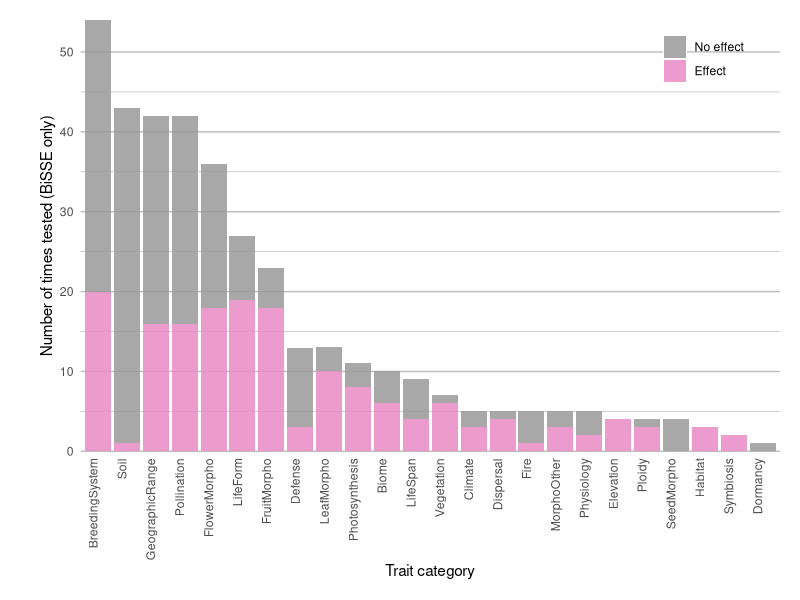
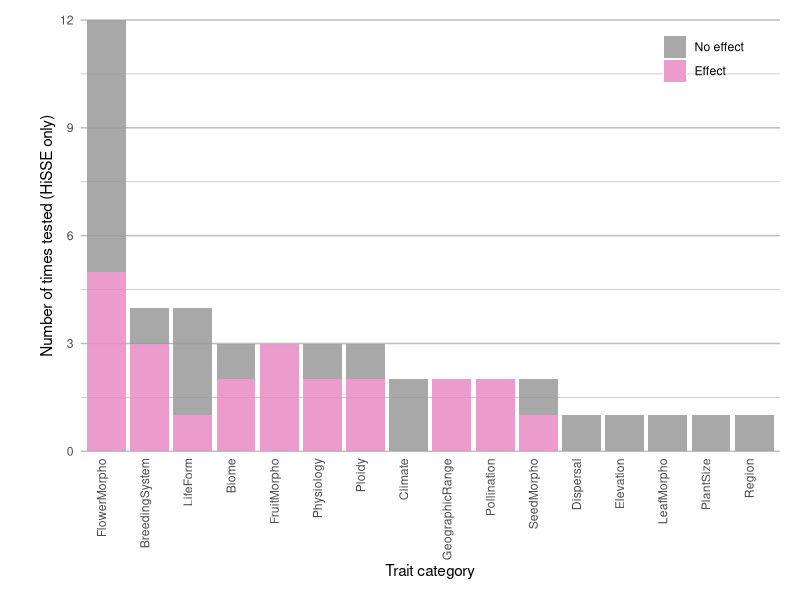
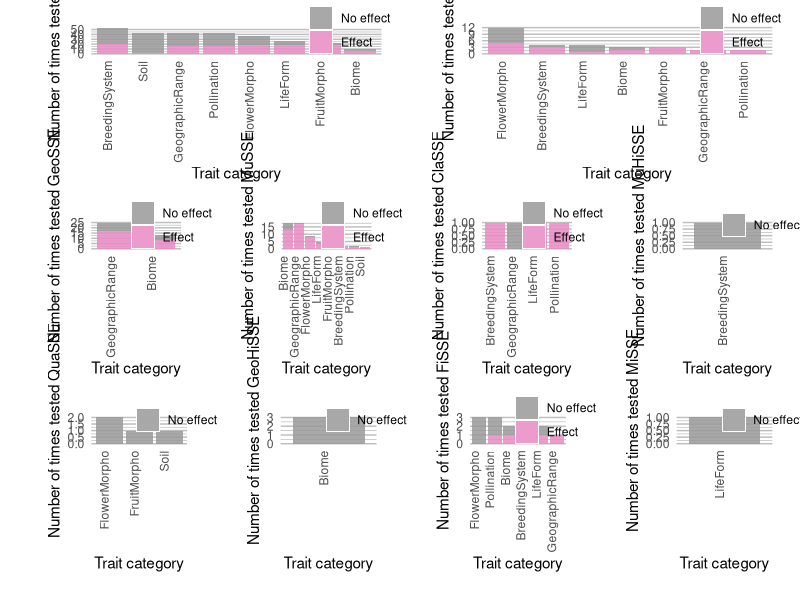

Reproduce these figures in R, in order. (Note: this script raises an error after producing the figures.)
rm(list = ls())
library(tidyr)
library(dplyr)

#read in data
df <- read.csv("data/sse_review_table - main_table.csv")

#####
# Proportion of BiSSE models that are associated with div inc
#####

#reduce to a single binary result per model per study
df2 <- df %>%
  group_by(study, model_no) %>%
  dplyr::slice(which.max(div_inc))

#df with only intrinsic traits
df2_int<-df2[df2$sse_model=="BiSSE",]

#number of times intrinsic is associated with trait dependent diversification
table(df2_int$div_inc)

#proportion of models with intrinsic traits assoc with div_inc
table(df2_int$div_inc)[2] / (table(df2_int$div_inc)[1] + table(df2_int$div_inc)[2])


#####
# Proportion of HiSSE models that are associated with div inc
#####

#reduce to a single binary result per model per study
df2 <- df %>%
  group_by(study, model_no) %>%
  dplyr::slice(which.max(div_inc))

#df with only intrinsic traits
df2_int<-df2[df2$sse_model=="HiSSE",]

#number of times intrinsic is associated with trait dependent diversification
table(df2_int$div_inc)

#proportion of models with intrinsic traits assoc with div_inc
table(df2_int$div_inc)[2] / (table(df2_int$div_inc)[1] + table(df2_int$div_inc)[2])


#####
# Proportion of BiSSE models with > 100 tips that are associated with div inc
#####

#reduce to a single binary result per model per study
df2 <- df %>%
  group_by(study, model_no) %>%
  dplyr::slice(which.max(div_inc))

#only models with > 100 tips
df2 <- df2[df2$tips>100,]

#df with only intrinsic traits
df2_int<-df2[df2$sse_model=="BiSSE",]

#number of times intrinsic is associated with trait dependent diversification
table(df2_int$div_inc)

#proportion of models with intrinsic traits assoc with div_inc
table(df2_int$div_inc)[2] / (table(df2_int$div_inc)[1] + table(df2_int$div_inc)[2])

#####
# Proportion of HiSSE models with > 100 tips that are associated with div inc
#####

#reduce to a single binary result per model per study
df2 <- df %>%
  group_by(study, model_no) %>%
  dplyr::slice(which.max(div_inc))

#only models with > 100 tips
df2 <- df2[df2$tips>100,]

#df with only intrinsic traits
df2_int<-df2[df2$sse_model=="HiSSE",]

#number of times intrinsic is associated with trait dependent diversification
table(df2_int$div_inc)

#proportion of models with intrinsic traits assoc with div_inc
table(df2_int$div_inc)[2] / (table(df2_int$div_inc)[1] + table(df2_int$div_inc)[2])


#####
# Proportion of BiSSE models with > 300 tips that are associated with div inc
#####

#reduce to a single binary result per model per study
df2 <- df %>%
  group_by(study, model_no) %>%
  dplyr::slice(which.max(div_inc))

#only models with > 300 tips
df2 <- df2[df2$tips>300,]

#df with only intrinsic traits
df2_int<-df2[df2$sse_model=="BiSSE",]

#number of times intrinsic is associated with trait dependent diversification
table(df2_int$div_inc)

#proportion of models with intrinsic traits assoc with div_inc
table(df2_int$div_inc)[2] / (table(df2_int$div_inc)[1] + table(df2_int$div_inc)[2])

#####
# Proportion of HiSSE models with > 300 tips that are associated with div inc
#####

#reduce to a single binary result per model per study
df2 <- df %>%
  group_by(study, model_no) %>%
  dplyr::slice(which.max(div_inc))

#only models with > 300 tips
df2 <- df2[df2$tips>300,]

#df with only intrinsic traits
df2_int<-df2[df2$sse_model=="HiSSE",]

#number of times intrinsic is associated with trait dependent diversification
table(df2_int$div_inc)

#proportion of models with intrinsic traits assoc with div_inc
table(df2_int$div_inc)[2] / (table(df2_int$div_inc)[1] + table(df2_int$div_inc)[2])

###
# BiSSE only trait level 4
###

#Library
library(tidyverse)
library(ggplot2)
library(RColorBrewer)
library(dplyr)
library(patchwork)
library(grid)

#read in full data frame
df <-
  read.csv("data/sse_review_table - main_table.csv")

#choose the columns you want in model (plus study/model_no for formatting)
df <-
  df[, c(
    'study',
    'model_no',
    'sse_model',
    'trait_level_4',
    'div_inc'
  )]

# Subset to only BiSSE
df<-df[df$sse_model == 'BiSSE', ]

#make sure columns are the right type
df$trait_level_4 <- as.factor(df$trait_level_4)

#reduce to a single binary result per model per study
df <- df %>%
  group_by(study, model_no) %>%
  dplyr::slice(which.max(div_inc))

#count numbers of 0 and 1 per trait
df2 <- df %>% group_by(trait_level_4, div_inc, .drop=FALSE) %>% summarize(count=n()) %>% ungroup() %>% complete(trait_level_4, div_inc, fill = list(count = 0))

#make binary classification character
df2$div_inc<-as.character(df2$div_inc)

#colour
options(ggplot2.discrete.fill = c("#999999", brewer.pal(5,"Set2")[4]))

##
l4<-ggplot(df2, aes(fill=div_inc, y=count, x=reorder(trait_level_4, -count))) +
  geom_bar(position="stack", stat="identity",alpha=0.85) +
  scale_x_discrete(name ="Trait category") +
  scale_y_continuous(expand = c(0, 0),
                     #limits=c(0,25),
                     name ="Number of times tested (BiSSE only)") +
  scale_fill_discrete(labels = c("No effect", "Effect")) +
  theme(axis.text.x = element_text(angle = 90,vjust=-0.05,hjust = 1),
        axis.ticks.x = element_blank(),
        axis.ticks.y = element_blank(),
        legend.title = element_blank(),
        panel.border = element_blank(),
        panel.grid.minor = element_line(colour="grey"),
        panel.grid.major.y = element_line(colour="grey"),
        panel.grid.major.x = element_blank(),
        panel.background = element_rect(fill = "white"),
        legend.position = c(0.89,0.91),
        legend.background = element_blank(),
        plot.margin = unit(c(1, 1, 1, 2),"lines")) +
  coord_cartesian(clip = "off")

l4

###
# HiSSE only trait level 4
###

#read in full data frame
df <-
  read.csv("data/sse_review_table - main_table.csv")

#choose the columns you want in model (plus study/model_no for formatting)
df <-
  df[, c(
    'study',
    'model_no',
    'sse_model',
    'trait_level_4',
    'div_inc'
  )]

# Subset to only BiSSE
df<-df[df$sse_model == 'HiSSE', ]

#make sure columns are the right type
df$trait_level_4 <- as.factor(df$trait_level_4)

#reduce to a single binary result per model per study
df <- df %>%
  group_by(study, model_no) %>%
  dplyr::slice(which.max(div_inc))

#count numbers of 0 and 1 per trait
df2 <- df %>% group_by(trait_level_4, div_inc, .drop=FALSE) %>% summarize(count=n()) %>% ungroup() %>% complete(trait_level_4, div_inc, fill = list(count = 0))

#make binary classification character
df2$div_inc<-as.character(df2$div_inc)

#colour
options(ggplot2.discrete.fill = c("#999999", brewer.pal(5,"Set2")[4]))

##
l4<-ggplot(df2, aes(fill=div_inc, y=count, x=reorder(trait_level_4, -count))) +
  geom_bar(position="stack", stat="identity",alpha=0.85) +
  scale_x_discrete(name ="Trait category") +
  scale_y_continuous(expand = c(0, 0),
                     #limits=c(0,25),
                     name ="Number of times tested (HiSSE only)") +
  scale_fill_discrete(labels = c("No effect", "Effect")) +
  theme(axis.text.x = element_text(angle = 90,vjust=-0.05,hjust = 1),
        axis.ticks.x = element_blank(),
        axis.ticks.y = element_blank(),
        legend.title = element_blank(),
        panel.border = element_blank(),
        panel.grid.minor = element_line(colour="grey"),
        panel.grid.major.y = element_line(colour="grey"),
        panel.grid.major.x = element_blank(),
        panel.background = element_rect(fill = "white"),
        legend.position = c(0.89,0.91),
        legend.background = element_blank(),
        plot.margin = unit(c(1, 1, 1, 2),"lines")) +
  coord_cartesian(clip = "off")

l4

#####
# Proportion of BiSSE models that are associated with div inc
#####
#read in data
df <- read.csv("data/sse_review_table - main_table.csv")

#reduce to a single binary result per model per study
df2 <- df %>%
  group_by(study, model_no) %>%
  dplyr::slice(which.max(div_inc))

df2<-df2[df2$sse_model=="HiSSE",]
df2<-df2[df2$trait_level_4=="FlowerMorpho",]
table(df2$div_inc)
table(df2$div_inc)[2] / (table(df2$div_inc)[1] + table(df2$div_inc)[2])

df2 <- df %>%
  group_by(study, model_no) %>%
  dplyr::slice(which.max(div_inc))

df2<-df2[df2$sse_model=="BiSSE",]
df2<-df2[df2$trait_level_4=="FlowerMorpho",]
table(df2$div_inc)
table(df2$div_inc)[2] / (table(df2$div_inc)[1] + table(df2$div_inc)[2])

#reduce to a single binary result per model per study
df2 <- df %>%
  group_by(study, model_no) %>%
  dplyr::slice(which.max(div_inc))

df2<-df2[df2$sse_model=="HiSSE",]
df2<-df2[df2$trait_level_4=="BreedingSystem",]
table(df2$div_inc)
table(df2$div_inc)[2] / (table(df2$div_inc)[1] + table(df2$div_inc)[2])

df2 <- df %>%
  group_by(study, model_no) %>%
  dplyr::slice(which.max(div_inc))

df2<-df2[df2$sse_model=="BiSSE",]
df2<-df2[df2$trait_level_4=="BreedingSystem",]
table(df2$div_inc)
table(df2$div_inc)[2] / (table(df2$div_inc)[1] + table(df2$div_inc)[2])


#reduce to a single binary result per model per study
df2 <- df %>%
  group_by(study, model_no) %>%
  dplyr::slice(which.max(div_inc))

df2<-df2[df2$sse_model=="HiSSE",]
df2<-df2[df2$trait_level_4=="LifeForm",]
table(df2$div_inc)
table(df2$div_inc)[2] / (table(df2$div_inc)[1] + table(df2$div_inc)[2])

df2 <- df %>%
  group_by(study, model_no) %>%
  dplyr::slice(which.max(div_inc))

df2<-df2[df2$sse_model=="BiSSE",]
df2<-df2[df2$trait_level_4=="LifeForm",]
table(df2$div_inc)
table(df2$div_inc)[2] / (table(df2$div_inc)[1] + table(df2$div_inc)[2])


## Results per model per trait type to check consistency across models

#read in data
df <- read.csv("data/sse_review_table - main_table.csv")

#reduce to a single binary result per model per study
df <- df %>%
  group_by(study, model_no) %>%
  dplyr::slice(which.max(div_inc))

#make MuSSE results = 1
df$div_inc[df$div_inc>1]<-1

#count numbers of 0 and 1 per trait
df2 <- df %>% group_by(trait_level_2, sse_model, div_inc, .drop=FALSE) %>% summarize(count=n()) %>% ungroup() %>% complete(trait_level_2, sse_model, div_inc, fill = list(count = 0))

view(na.omit(df2))

###
# Loop through different sse models trait_level_2 ----
###

par(mfrow=c(3,3))

#read in data
df <- read.csv("data/sse_review_table - main_table.csv")

#SecSSE and BiSSEness
ssem<-c("BiSSE","HiSSE","GeoSSE","MuSSE","ClaSSE","MuHiSSE","QuaSSE","GeoHiSSE","FiSSE","MiSSE")

pl<-list()

for(i in 1:length(ssem)){

###
#read in data
df <- read.csv("data/sse_review_table - main_table.csv")

#make sure columns are the right type
df$trait_level_4 <- as.factor(df$trait_level_4)

#reduce to a single binary result per model per study
df <- df %>%
  group_by(study, model_no) %>%
  dplyr::slice(which.max(div_inc))

df<-df[df$sse_model==ssem[i],]

#make MuSSE results = 1
df$div_inc[df$div_inc>1]<-1

#only high freq traits
hf<-c("GeographicRange","BreedingSystem","FlowerMorpho","Pollination","Biome","Soil","LifeForm","FruitMorpho")
df<-df[df$trait_level_4 %in% hf, ]

df<-droplevels(df)

#count numbers of 0 and 1 per trait
df2 <- df %>% group_by(trait_level_4, div_inc, .drop=FALSE) %>% summarize(count=n()) %>% ungroup() %>% complete(trait_level_4, div_inc, fill = list(count = 0))

#make binary classification character
df2$div_inc<-as.character(df2$div_inc)

#colour
options(ggplot2.discrete.fill = c("#999999", brewer.pal(5,"Set2")[4]))

##
pl[[i]]<-ggplot(df2, aes(fill=div_inc, y=count, x=reorder(trait_level_4, -count))) +
  geom_bar(position="stack", stat="identity",alpha=0.85) +
  scale_x_discrete(name ="Trait category") +
  scale_y_continuous(expand = c(0, 0),
                     #limits=c(0,25),
                     name = paste("Number of times tested",ssem[i])) +
  scale_fill_discrete(labels = c("No effect", "Effect")) +
  theme(axis.text.x = element_text(angle = 90,vjust=-0.05,hjust = 1),
        axis.ticks.x = element_blank(),
        axis.ticks.y = element_blank(),
        legend.title = element_blank(),
        panel.border = element_blank(),
        panel.grid.minor = element_line(colour="grey"),
        panel.grid.major.y = element_line(colour="grey"),
        panel.grid.major.x = element_blank(),
        panel.background = element_rect(fill = "white"),
        legend.position = c(0.89,0.91),
        legend.background = element_blank(),
        plot.margin = unit(c(1, 1, 1, 2),"lines")) +
  coord_cartesian(clip = "off")

}

library(patchwork)
(pl[[1]] | pl[[2]] ) /
  (pl[[3]] | pl[[4]] | pl[[5]] | pl[[6]]) /
    (pl[[7]] | pl[[8]] | pl[[9]] | pl[[10]])
ggsave("figures/review/results_per_sse_model_level4.png",height=15,width=20)

# Loop through different sse models trait_level_2 ----

pl<-list()

for(i in 1:length(ssem)){

  ###
  #read in data
  df <- read.csv("data/sse_review_table - main_table.csv")

  #make sure columns are the right type
  df$trait_level_2 <- as.factor(df$trait_level_2)

  #reduce to a single binary result per model per study
  df <- df %>%
    group_by(study, model_no) %>%
    dplyr::slice(which.max(div_inc))

  df<-df[df$sse_model==ssem[i],]

  #make MuSSE results = 1
  df$div_inc[df$div_inc>1]<-1

  #only high freq traits
  hf<-c("Reproduction","Biogeography","Vegetative","Habitat","Pollination")
  df<-df[df$trait_level_2 %in% hf, ]

  df<-droplevels(df)

  #count numbers of 0 and 1 per trait
  df2 <- df %>% group_by(trait_level_2, div_inc, .drop=FALSE) %>% summarize(count=n()) %>% ungroup() %>% complete(trait_level_2, div_inc, fill = list(count = 0))

  #make binary classification character
  df2$div_inc<-as.character(df2$div_inc)

  #colour
  options(ggplot2.discrete.fill = c("#999999", brewer.pal(5,"Set2")[4]))

  ##
  pl[[i]]<-ggplot(df2, aes(fill=div_inc, y=count, x=reorder(trait_level_2, -count))) +
    geom_bar(position="stack", stat="identity",alpha=0.85) +
    scale_x_discrete(name ="Trait category") +
    scale_y_continuous(expand = c(0, 0),
                       #limits=c(0,25),
                       name = paste("Number of times tested",ssem[i])) +
    scale_fill_discrete(labels = c("No effect", "Effect")) +
    theme(axis.text.x = element_text(angle = 90,vjust=-0.05,hjust = 1),
          axis.ticks.x = element_blank(),
          axis.ticks.y = element_blank(),
          legend.title = element_blank(),
          panel.border = element_blank(),
          panel.grid.minor = element_line(colour="grey"),
          panel.grid.major.y = element_line(colour="grey"),
          panel.grid.major.x = element_blank(),
          panel.background = element_rect(fill = "white"),
          legend.position = c(0.89,0.91),
          legend.background = element_blank(),
          plot.margin = unit(c(1, 1, 1, 2),"lines")) +
    coord_cartesian(clip = "off")

}

(pl[[1]] | pl[[2]] ) /
  (pl[[3]] | pl[[4]] | pl[[5]] | pl[[6]]) /
  (pl[[7]] | pl[[8]] | pl[[9]] | pl[[10]])
ggsave("figures/review/results_per_sse_model_level2.png",height=15,width=20)
